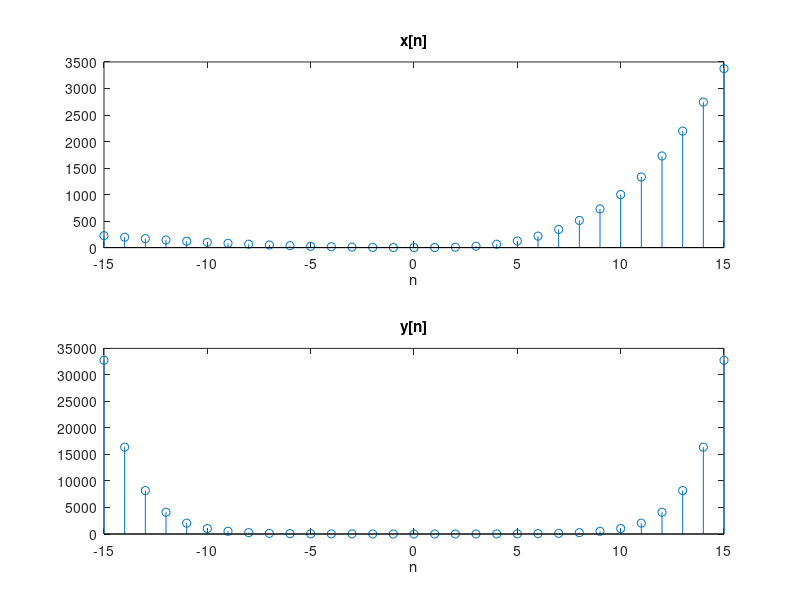
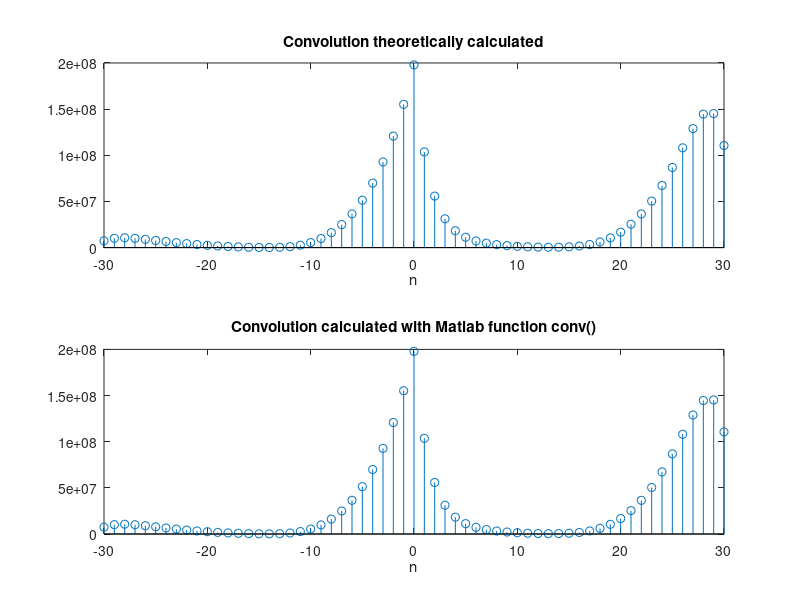
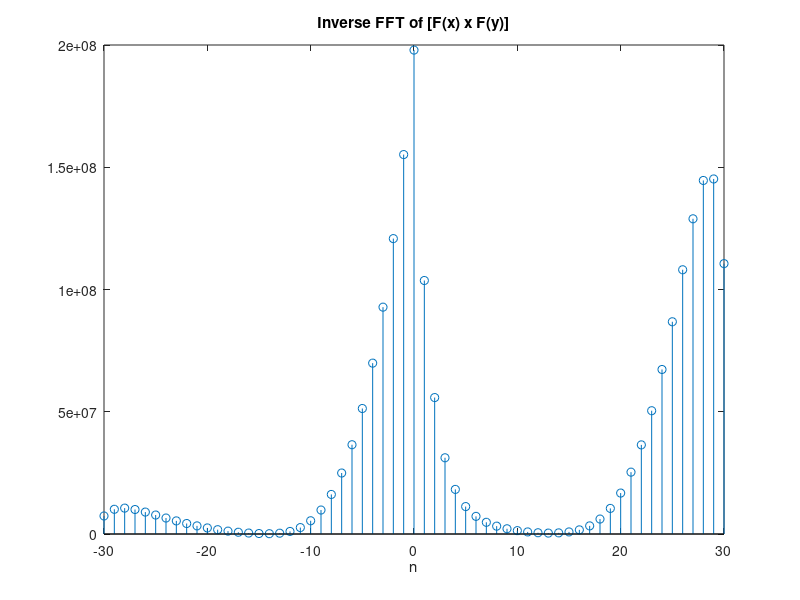

MATLAB code to generate these figures, in order:
%THL_302_PROJECT1_A
%PRINITIS POLYDOROS 2018030098
%LEONTIS PANAGIOTIS 2018030099
%MANTELOS VASILEIOS 2018030128
close all;
clear all;
%Part A
%Create a duration for each signal
xTime=-15:15;
yTime=-15:15;

%Create two random signals
X=xTime.^(2).*(xTime<=0)+xTime.^(3).*(xTime>0);
Y=2.^(abs(yTime));
figure()
subplot(2,1,1)
stem(xTime,X);
title('x[n]');
xlabel('n');
subplot(2,1,2)
stem(yTime,Y);
title('y[n]');
xlabel('n');
%Duration of Convolution
hTime=xTime(1)+yTime(1):xTime(end)+yTime(end);
%Length of each signal
LenH=length(hTime);
LenX = length(X); 
LenY = length(Y);
% Zero-padding
X0 = [zeros(1, LenY-1) X zeros(1, LenY-1)]; 
%Create y[-n]
Y_reversed=Y(end:-1:1);

x0Time=xTime(1)-(LenY-1):xTime(end)+(LenY-1);

for i=1:LenH % Length of Convolution
Y_reversed0 = [zeros(1,(i-1)) Y_reversed zeros(1,(LenH-i))];
H1(i) = sum(X0.*Y_reversed0); %Output signal 
end 

figure()
subplot(2,1,1); 
stem(hTime,H1);
title('Convolution theoretically calculated');
xlabel('n');
subplot(2,1,2);
H2=conv(X,Y);
stem(hTime,H2);
title('Convolution calculated with Matlab function conv()');
xlabel('n');

%Part B
%Samples are equal to Convolution's Length
N=LenH;
%Fourier Transform each signal and then multiply
xF=fftshift(fft(X,N));
yF=fftshift(fft(Y,N));
temp2=xF.*yF;
temp2=ifft(temp2,N);
%Show results
figure()
stem(hTime,abs(temp2));
title('Inverse FFT of [F(x) x F(y)]');
xlabel('n');